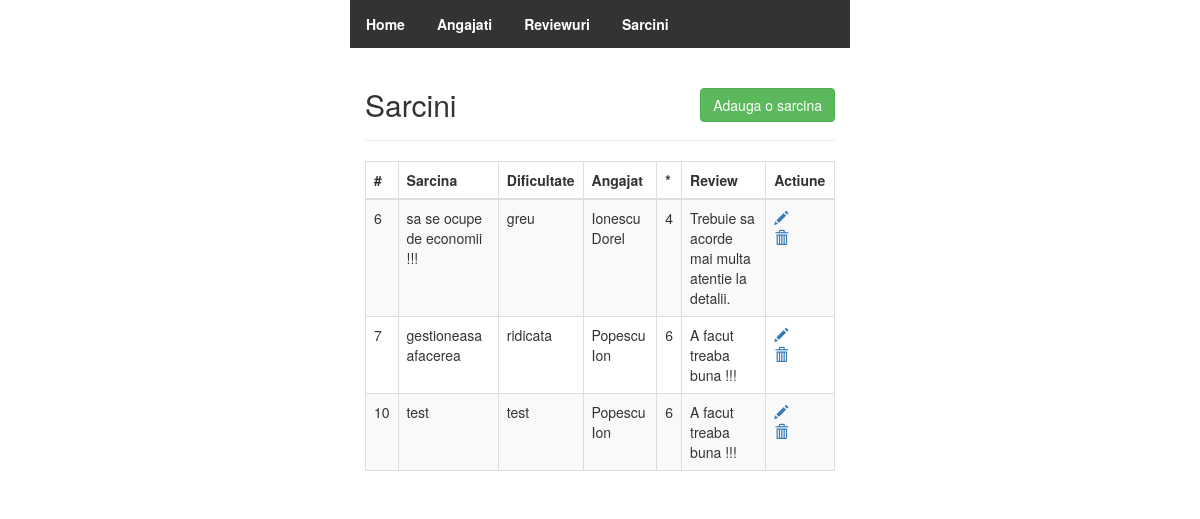
The app's page /project_php/sarcini/index.php with its own data.
### tables this page shows
CREATE TABLE `sarcini` (
  `idsarcina` bigint NOT NULL,
  `idangajat` bigint DEFAULT NULL,
  `idreview` bigint DEFAULT NULL,
  `sarcina` text,
  `dificultate` text
);

CREATE TABLE `angajati` (
  `idangajat` bigint NOT NULL,
  `nume` varchar(45) DEFAULT NULL,
  `prenume` varchar(45) DEFAULT NULL,
  `functie` varchar(45) DEFAULT NULL,
  `experienta` int DEFAULT NULL,
  `salariu` float DEFAULT NULL
);

CREATE TABLE `reviewuri` (
  `idreview` bigint NOT NULL,
  `rating` int DEFAULT NULL,
  `comentariu` text,
  `data` date DEFAULT NULL
);

### project_php/sarcini/index.php (the view, shortened to what this page needs)
<!DOCTYPE html>
<html lang="en">
<head>
    <link rel="stylesheet" href="https://maxcdn.bootstrapcdn.com/bootstrap/3.3.7/css/bootstrap.css">
    <link rel="stylesheet" href="../main.css">
</head>
<body>
    <div class="wrapper">
        <ul>
            <li><a href="../"><strong>Home</strong></a> </li>
            <li><a href="../angajati"><strong>Angajati</strong></a> </li>
            <li><a href="../reviewuri"><strong>Reviewuri</strong></a> </li>
            <li><a href="../sarcini"><strong>Sarcini</strong></a> </li>
        </ul>
        <div class="container-fluid">
            <div class="row">
                <div class="col-md-12">
                    <div class="page-header clearfix">
                        <h2 class="pull-left">Sarcini</h2>
                        <a href="adauga.php" class="btn btn-success pull-right">Adauga o sarcina</a>
                    </div>
                    <?php
                    require_once "../config.php";
                    $sql = "SELECT c.idsarcina,c.sarcina,c.dificultate,a.nume,a.prenume,b.rating,b.comentariu FROM angajati a,reviewuri b,sarcini c  WHERE a.idangajat = c.idangajat AND b.idreview = c.idreview";
                    if($result = mysqli_query($link, $sql)){
                        if(mysqli_num_rows($result) > 0){
                            echo "<table class='table table-bordered table-striped'>";
                                echo "<thead>";
                                    echo "<tr>";
                                        echo "<th>#</th>";
                                        echo "<th>Sarcina</th>";
                                        echo "<th>Dificultate</th>";
                                        echo "<th>Angajat</th>";
                                        echo "<th>*</th>";
                                        echo "<th>Review</th>";
                                        echo "<th>Actiune</th>";
                                    echo "</tr>";
                                echo "</thead>";
                                echo "<tbody>";
                                while($row = mysqli_fetch_array($result)){
                                    echo "<tr>";
                                        echo "<td>" . $row['idsarcina'] . "</td>";
                                        echo "<td>" . $row['sarcina'] . "</td>";
                                        echo "<td>" . $row['dificultate'] . "</td>";
                                        echo "<td>" . $row['nume'] .' '. $row['prenume'] . "</td>";
                                        echo "<td>" . $row['rating'] . "</td>";
                                        echo "<td>" . $row['comentariu'] . "</td>";
                                        echo "<td>";
                                        echo "<a href='modifica.php?id=". $row['idsarcina'] ."' title='Actualizeaza' data-toggle='tooltip'><span class='glyphicon glyphicon-pencil'></span></a>";
                                        echo "<a href='sterge.php?id=". $row['idsarcina'] ."' title='Sterge' data-toggle='tooltip'><span class='glyphicon glyphicon-trash'></span></a>";
                                        echo "</td>";
                                    echo "</tr>";
                                }
                                echo "</tbody>";
                            echo "</table>";
                        } else{
                            echo "<p class='lead'><em>Nu avem inregistrari.</em></p>";
                        }
                    } else{
                        echo "EROARE: Nu se poate executa $sql. " . mysqli_error($link);
                    }
                    ?>
                </div>
            </div>
        </div>
    </div>
</body>
</html>

### project_php/main.css (style rules this page uses)
.wrapper { width: 500px; margin: 0 auto; }
ul { list-style-type: none; margin: 0; padding: 0; overflow: hidden; background-color: #333; }
li { float: left }
li a { display: block; color: white; text-align: center; padding: 14px 16px; text-decoration: none }

### project_php/sarcini/index.php (style rules this page uses)
.page-header h2 { margin-top: 0 }
table tr td:last-child a { margin-right: 15px }

### records on screen
sarcini: idsarcina "6", sarcina "sa se ocupe de economii !!!", dificultate "greu", idangajat.nume "Ionescu", idangajat.prenume "Dorel", idreview.rating "4", idreview.comentariu "Trebuie sa acorde mai multa atentie la detalii."
sarcini: idsarcina "7", sarcina "gestioneasa afacerea", dificultate "ridicata", idangajat.nume "Popescu", idangajat.prenume "Ion", idreview.rating "6", idreview.comentariu "A facut treaba buna !!!"
sarcini: idsarcina "10", sarcina "test", dificultate "test", idangajat.nume "Popescu", idangajat.prenume "Ion", idreview.rating "6", idreview.comentariu "A facut treaba buna !!!"
